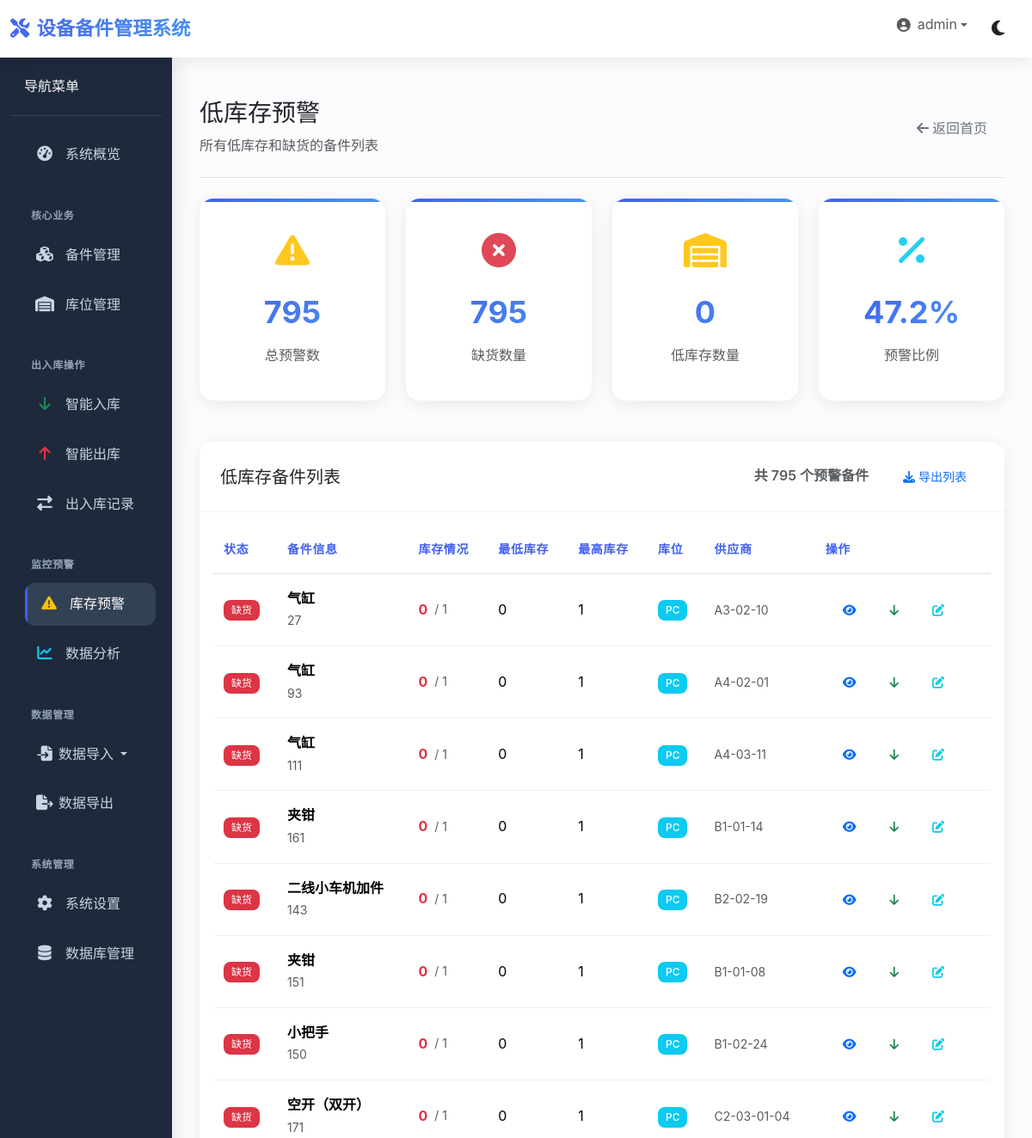
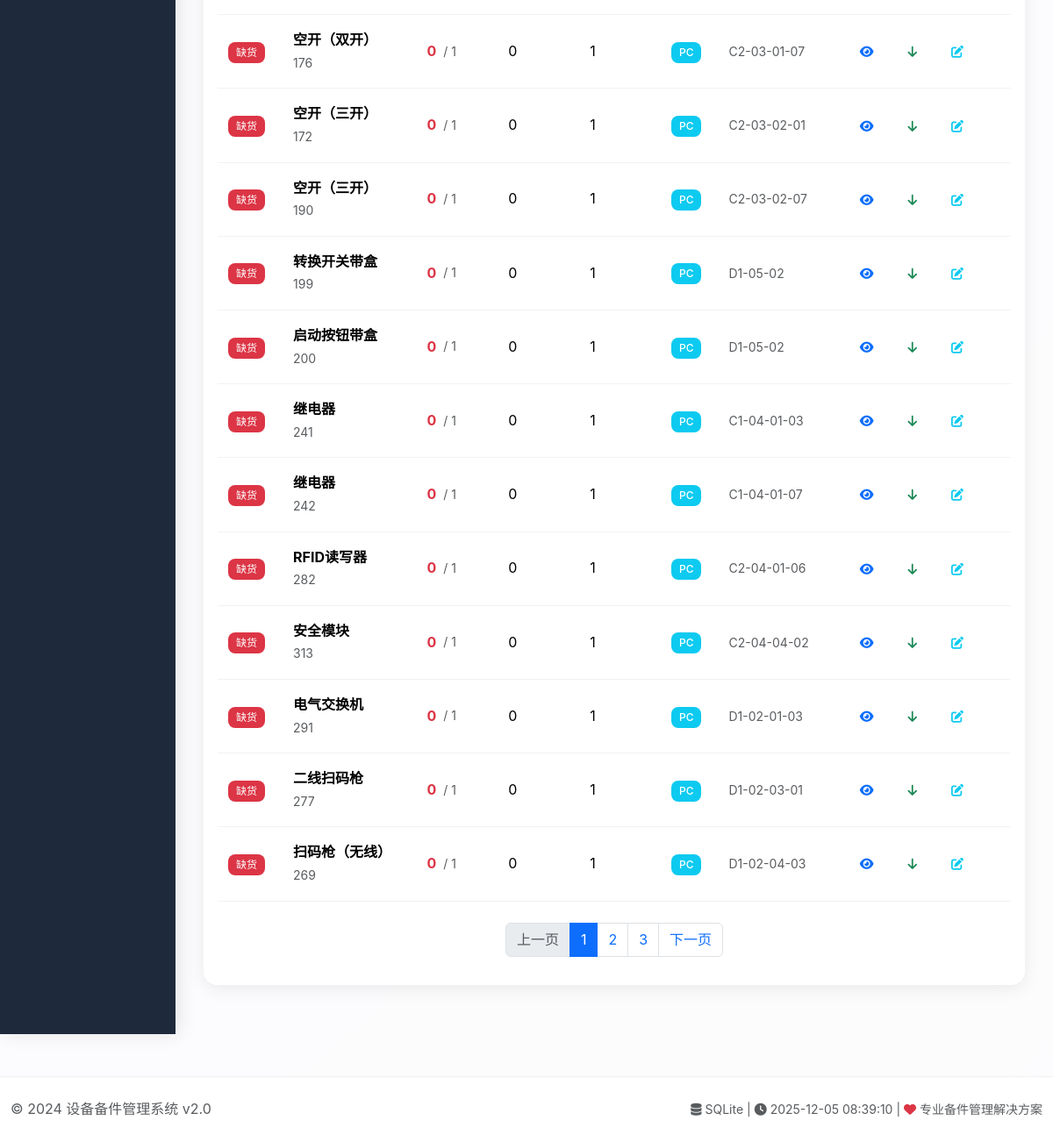
The app's page /low_stock_alerts (signed in) with its own data (2 pictures, top to bottom).
### tables this page shows
CREATE TABLE spare_parts (
                id INTEGER PRIMARY KEY AUTOINCREMENT,
                part_no TEXT UNIQUE NOT NULL,
                name TEXT NOT NULL,
                type TEXT,
                product_model TEXT,
                current_stock INTEGER DEFAULT 0,
                min_stock INTEGER DEFAULT 0,
                max_stock INTEGER DEFAULT 0,
                key_part BOOLEAN DEFAULT FALSE,
                lt_weeks INTEGER DEFAULT 0,
                unit_price REAL DEFAULT 0.0,
                unit TEXT DEFAULT '个',
                location TEXT,
                supplier TEXT,
                description TEXT,
                created_date TIMESTAMP DEFAULT CURRENT_TIMESTAMP,
                updated_date TIMESTAMP DEFAULT CURRENT_TIMESTAMP,
                FOREIGN KEY (location) REFERENCES locations(location_code)
            );

### app.py (the view)
    @app.route('/low_stock_alerts')
    def low_stock_alerts():
        try:
            if 'user_id' not in session:
                return redirect(url_for('app_login_page'))  # 改为 app_login_page
            page = request.args.get('page', 1, type=int)
            per_page = 20
            low_stock_parts_list = get_low_stock_parts()
            total_low_stock = len(low_stock_parts_list) if low_stock_parts_list else 0
            total_pages = (total_low_stock + per_page - 1) // per_page if total_low_stock > 0 else 1
            start_idx = (page - 1) * per_page
            end_idx = start_idx + per_page
            displayed_parts = low_stock_parts_list[start_idx:end_idx] if low_stock_parts_list else []
            out_of_stock_count = 0
            if low_stock_parts_list:
                out_of_stock_count = sum(1 for part in low_stock_parts_list if safe_int(part[4]) == 0)
            low_stock_count = total_low_stock - out_of_stock_count
            total_parts = get_spare_parts_count()
            warning_percentage = round((total_low_stock / total_parts * 100), 1) if total_parts > 0 else 0
            return render_template('low_stock_alerts.html',
                                   low_stock_parts=displayed_parts,
                                   total_low_stock=total_low_stock,
                                   out_of_stock_count=out_of_stock_count,
                                   low_stock_count=low_stock_count,
                                   warning_percentage=warning_percentage,
                                   page=page,
                                   total_pages=total_pages,
                                   now=datetime.datetime.now())
        except Exception as e:
            app.logger.error(f"低库存页面加载失败: {str(e)}")
            flash('加载低库存信息失败', 'danger')
            return redirect(url_for('index'))

### models/database.py (called while the page is built)
def get_spare_parts_count():
    db_manager = DatabaseManager()
    with db_manager.get_connection() as conn:
        cursor = conn.execute('SELECT COUNT(*) FROM spare_parts')
        result = cursor.fetchone()
        return result[0] if result else 0

def safe_int(value, default=0):
    if value is None or value == '':
        return default
    try:
        return int(float(str(value)))  # 先转字符串，再转浮点，最后转整数
    except (ValueError, TypeError):
        return default

    def _init_db(self):
        os.makedirs(os.path.dirname(self.db_path) if os.path.dirname(self.db_path) else '.', exist_ok=True)
        with self._get_raw_connection() as conn:
            conn.execute("PRAGMA foreign_keys = ON")
            conn.execute("PRAGMA journal_mode = WAL")
            conn.execute("PRAGMA synchronous = NORMAL")
            conn.execute("PRAGMA cache_size = 100000")
            conn.execute("PRAGMA temp_store = MEMORY")
            conn.execute("PRAGMA mmap_size = 268435456")
            conn.execute("PRAGMA page_size = 4096")
            conn.execute("PRAGMA busy_timeout = 10000")

    @contextmanager
    def _get_raw_connection(self):
        conn = None
        try:
            conn = sqlite3.connect(
                self.db_path,
                timeout=30.0,
                check_same_thread=False,
                isolation_level=None
            )
            conn.row_factory = sqlite3.Row
            yield conn
        finally:
            if conn:
                conn.close()

### utils/stock_utils.py (called while the page is built)
def get_low_stock_parts():
    from models.database import get_low_stock_parts as db_get_low_stock_parts
    return db_get_low_stock_parts()

### templates/low_stock_alerts.html (shortened to what this page needs)
{% extends "base.html" %}
{% block content %}
<div class="d-flex justify-content-between flex-wrap flex-md-nowrap align-items-center pt-3 pb-4 mb-4 border-bottom">
    <div>
        <h1 class="h3 mb-2">低库存预警</h1>
        <p class="text-muted mb-0">所有低库存和缺货的备件列表</p>
    </div>
    <div class="btn-toolbar mb-2 mb-md-0">
        <a href="{{ url_for('index') }}" class="btn btn-outline-secondary">
            <i class="fas fa-arrow-left me-1"></i>返回首页
        </a>
    </div>
</div>
<div class="row mb-4">
    <div class="col-md-3">
        <div class="card stat-card">
            <div class="card-body">
                <i class="fas fa-exclamation-triangle text-warning"></i>
                <div class="number">{{ total_low_stock }}</div>
                <div class="text-muted">总预警数</div>
            </div>
        </div>
    </div>
    <div class="col-md-3">
        <div class="card stat-card">
            <div class="card-body">
                <i class="fas fa-times-circle text-danger"></i>
                <div class="number">{{ out_of_stock_count }}</div>
                <div class="text-muted">缺货数量</div>
            </div>
        </div>
    </div>
    <div class="col-md-3">
        <div class="card stat-card">
            <div class="card-body">
                <i class="fas fa-warehouse text-warning"></i>
                <div class="number">{{ low_stock_count }}</div>
                <div class="text-muted">低库存数量</div>
            </div>
        </div>
    </div>
    <div class="col-md-3">
        <div class="card stat-card">
            <div class="card-body">
                <i class="fas fa-percentage text-info"></i>
                <div class="number">{{ warning_percentage }}%</div>
                <div class="text-muted">预警比例</div>
            </div>
        </div>
    </div>
</div>
<div class="card">
    <div class="card-header d-flex justify-content-between align-items-center">
        <h5 class="card-title mb-0">低库存备件列表</h5>
        <div>
            <span class="text-muted me-3">共 {{ total_low_stock }} 个预警备件</span>
            <a href="{{ url_for('export_parts_advanced') }}?filter=low_stock" class="btn btn-sm btn-outline-primary">
                <i class="fas fa-download me-1"></i>导出列表
            </a>
        </div>
    </div>
    <div class="card-body">
        {% if low_stock_parts %}
        <div class="table-responsive">
            <table class="table table-hover">
                <thead>
                    <tr>
                        <th>状态</th>
                        <th>备件信息</th>
                        <th>库存情况</th>
                        <th>最低库存</th>
                        <th>最高库存</th>
                        <th>库位</th>
                        <th>供应商</th>
                        <th>操作</th>
                    </tr>
                </thead>
                <tbody>
                    {% for part in low_stock_parts %}
                    <tr>
                        <td>
                            {% if part[4] == 0 %}
                            <span class="badge bg-danger">缺货</span>
                            {% else %}
                            <span class="badge bg-warning">低库存</span>
                            {% endif %}
                        </td>
                        <td>
                            <div>
                                <strong>{{ part[2] }}</strong>
                                <br>
                                <small class="text-muted">{{ part[1] }}</small>
                            </div>
                        </td>
                        <td>
                            <div class="d-flex align-items-center">
                                <span class="fw-bold me-2 {% if part[4] == 0 %}text-danger{% else %}text-warning{% endif %}">
                                    {{ part[4] }}
                                </span>
                                <small class="text-muted">/ {{ part[6] if part[6] > 0 else '∞' }}</small>
                            </div>
                        </td>
                        <td>{{ part[5] }}</td>
                        <td>{{ part[6] if part[6] > 0 else '未设置' }}</td>
                        <td>
                            {% if part[11] %}
                            <span class="badge bg-info">{{ part[11] }}</span>
                            {% else %}
                            <span class="text-muted">-</span>
                            {% endif %}
                        </td>
                        <td>
                            {% if part[12] %}
                            <small class="text-muted">{{ part[12] }}</small>
                            {% else %}
                            <span class="text-muted">-</span>
                            {% endif %}
                        </td>
                        <td>
                            <div class="btn-group btn-group-sm">
                                <a href="{{ url_for('part_detail', part_id=part[0]) }}" class="btn btn-outline-primary" title="查看详情">
                                    <i class="fas fa-eye"></i>
                                </a>
                                <a href="{{ url_for('smart_inbound') }}?part_no={{ part[1] }}" class="btn btn-outline-success" title="快速入库">
                                    <i class="fas fa-arrow-down"></i>
                                </a>
                                <a href="{{ url_for('edit_part', part_id=part[0]) }}" class="btn btn-outline-info" title="编辑">
                                    <i class="fas fa-edit"></i>
                                </a>
                            </div>
                        </td>
                    </tr>
                    {% endfor %}
                </tbody>
            </table>
        </div>
        {% if total_pages > 1 %}
        <nav aria-label="Page navigation" class="mt-4">
            <ul class="pagination justify-content-center">
                <li class="page-item {% if page == 1 %}disabled{% endif %}">
                    <a class="page-link" href="{{ url_for('low_stock_alerts', page=page-1) }}">上一页</a>
                </li>
                {% for p in range(1, total_pages + 1) %}
                    {% if p >= page - 2 and p <= page + 2 %}
                    <li class="page-item {% if p == page %}active{% endif %}">
                        <a class="page-link" href="{{ url_for('low_stock_alerts', page=p) }}">{{ p }}</a>
                    </li>
                    {% endif %}
                {% endfor %}
                <li class="page-item {% if page == total_pages %}disabled{% endif %}">
                    <a class="page-link" href="{{ url_for('low_stock_alerts', page=page+1) }}">下一页</a>
                </li>
            </ul>
        </nav>
        {% endif %}
        {% endif %}
    </div>
</div>
{% endblock %}

### templates/base.html (style rules this page uses)
:root { --primary: #4361ee; --primary-dark: #3a56d4; --secondary: #6c757d; --success: #4cc9f0; --info: #4895ef; --warning: #f72585; --danger: #e63946; --light: #f8f9fa; --dark: #212529; --sidebar-bg: #1e293b; --sidebar-hover: #334155; --card-shadow: 0 4px 20px rgba(0,0,0,0.08); --transition: all 0.3s cubic-bezier(0.4, 0, 0.2, 1); }
body { font-family: -apple-system, BlinkMacSystemFont, 'Segoe UI', 'Microsoft YaHei', Roboto, Oxygen, Ubuntu, Cantarell, 'Open Sans', 'Helvetica Neue', sans-serif; background: linear-gradient(135deg, #667eea 0%, #764ba2 100%); min-height: 100vh; line-height: 1.6; font-weight: 400; }
.card { border: none; border-radius: 1rem; box-shadow: var(--card-shadow); transition: var(--transition); background: rgba(255, 255, 255, 0.95); margin-bottom: 1.5rem; overflow: hidden; }
.card-header { background: rgba(255, 255, 255, 0.9); border-bottom: 1px solid rgba(0,0,0,0.05); padding: 1.25rem 1.5rem; font-weight: 600; }
.stat-card { text-align: center; padding: 1.5rem; position: relative; overflow: hidden; }
.stat-card::before { content: ''; position: absolute; top: 0; left: 0; right: 0; height: 4px; background: linear-gradient(90deg, var(--primary), var(--info)); }
.stat-card i { font-size: 2.5rem; margin-bottom: 1rem; opacity: 0.9; }
.stat-card .number { font-size: 2.25rem; font-weight: 700; margin: 0.5rem 0; background: linear-gradient(135deg, var(--primary), var(--info)); -webkit-background-clip: text; -webkit-text-fill-color: transparent; }
.table { --bs-table-bg: transparent; margin-bottom: 0; }
.table th { border-top: none; font-weight: 600; color: var(--primary); font-size: 0.875rem; text-transform: uppercase; letter-spacing: 0.05em; padding: 1rem 0.75rem; }
.table td { padding: 1rem 0.75rem; vertical-align: middle; border-color: rgba(0,0,0,0.05); }
.badge { font-size: 0.75em; padding: 0.5em 0.75em; font-weight: 500; border-radius: 0.5rem; }
.btn { border-radius: 0.75rem; font-weight: 500; padding: 0.625rem 1.25rem; transition: var(--transition); border: none; }

### records on screen
spare_parts: name "气缸", part_no "27", part "0", min_stock "1", current_stock "0", unit "PC", location "A3-02-10"
spare_parts: name "气缸", part_no "93", part "0", min_stock "1", current_stock "0", unit "PC", location "A4-02-01"
spare_parts: name "气缸", part_no "111", part "0", min_stock "1", current_stock "0", unit "PC", location "A4-03-11"
spare_parts: name "夹钳", part_no "161", part "0", min_stock "1", current_stock "0", unit "PC", location "B1-01-14"
spare_parts: name "二线小车机加件", part_no "143", part "0", min_stock "1", current_stock "0", unit "PC", location "B2-02-19"
spare_parts: name "夹钳", part_no "151", part "0", min_stock "1", current_stock "0", unit "PC", location "B1-01-08"
spare_parts: name "小把手", part_no "150", part "0", min_stock "1", current_stock "0", unit "PC", location "B1-02-24"
spare_parts: name "空开（双开）", part_no "171", part "0", min_stock "1", current_stock "0", unit "PC", location "C2-03-01-04"
spare_parts: name "空开（双开）", part_no "176", part "0", min_stock "1", current_stock "0", unit "PC", location "C2-03-01-07"
spare_parts: name "空开（三开）", part_no "172", part "0", min_stock "1", current_stock "0", unit "PC", location "C2-03-02-01"
spare_parts: name "空开（三开）", part_no "190", part "0", min_stock "1", current_stock "0", unit "PC", location "C2-03-02-07"
spare_parts: name "转换开关带盒", part_no "199", part "0", min_stock "1", current_stock "0", unit "PC", location "D1-05-02"
spare_parts: name "启动按钮带盒", part_no "200", part "0", min_stock "1", current_stock "0", unit "PC", location "D1-05-02"
spare_parts: name "继电器", part_no "241", part "0", min_stock "1", current_stock "0", unit "PC", location "C1-04-01-03"
spare_parts: name "继电器", part_no "242", part "0", min_stock "1", current_stock "0", unit "PC", location "C1-04-01-07"
spare_parts: name "RFID读写器", part_no "282", current_stock "0", min_stock "1", unit "PC", location "C2-04-01-06"
spare_parts: name "安全模块", part_no "313", part "0", min_stock "1", current_stock "0", unit "PC", location "C2-04-04-02"
spare_parts: name "电气交换机", part_no "291", part "0", min_stock "1", current_stock "0", unit "PC", location "D1-02-01-03"
spare_parts: name "二线扫码枪", part_no "277", current_stock "0", min_stock "1", unit "PC", location "D1-02-03-01"
spare_parts: name "扫码枪（无线）", part_no "269", part "0", min_stock "1", current_stock "0", unit "PC", location "D1-02-04-03"

### other values on screen
{{ session.get('username', '用户') }} "admin"
{{ total_low_stock }} "795"
{{ out_of_stock_count }} "795"
{{ low_stock_count }} "0"
{{ warning_percentage }} "47.2"
{{ p }} "1" "2" "3"
